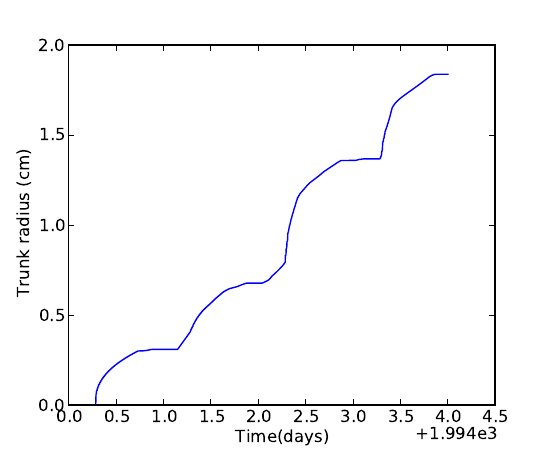

Write the Python code that produced this figure.
import numpy
import pylab

data = numpy.loadtxt('../data/trunk.dat', converters={0:lambda x:1})
pylab.clf();
pylab.plot(1994+data[:,1]/365, 100* data[:,2]);
pylab.xlabel('Time(days)'); 
pylab.ylabel('Trunk radius (cm)');
#pylab.savefig('trunk_radius_versus_time.png')

